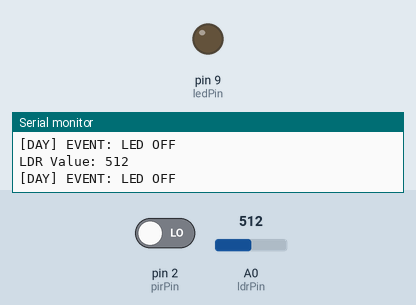
This sketch was run on a simulated Arduino Uno, built with avr-gcc and run on an emulated ATmega328P. Parts: output pins drawn as LEDs (lit = HIGH), the last lines printed to the serial monitor. The test bench sets the inputs (shaded band); at power-on: A0 (ldrPin) = 512, pin 2 (pirPin) LOW.

Above: at 1.3 s.
1.4 s: A0 (ldrPin) set to 493
At 1.8 s:
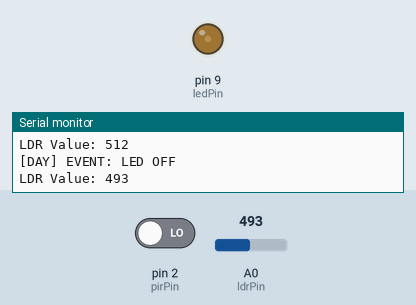
3.0 s: A0 (ldrPin) set to 510
At 4.2 s:
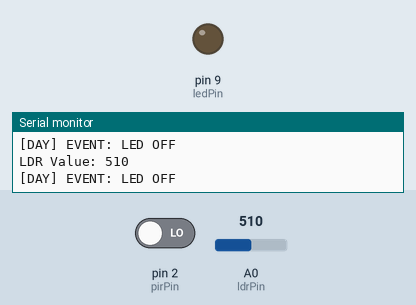
4.5 s: A0 (ldrPin) set to 490
At 5.4 s:
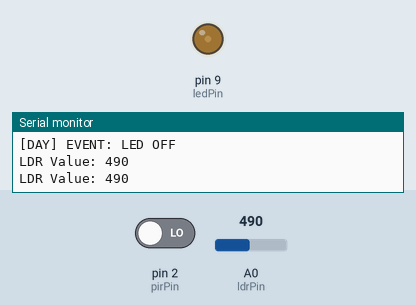
6.0 s: pin 2 (pirPin) driven HIGH
At 6.8 s:
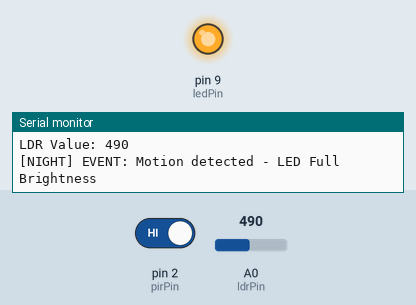
7.5 s: A0 (ldrPin) set to 511
At 8.3 s:
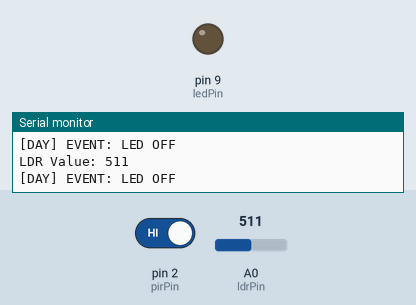
Timing chart, 0 to 10.0 s (numbered marks = the images above; inputs shaded):
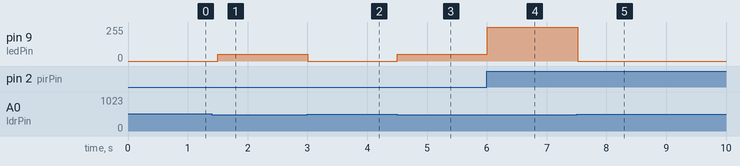

The sketch:

smart_street_light.ino
```cpp
const int ldrPin = A0;
const int pirPin = 2;
const int ledPin = 9;

const int threshold = 500;

unsigned long motionTime = 0;
bool motionDetected = false;

void setup() {
  pinMode(pirPin, INPUT);
  pinMode(ledPin, OUTPUT);

  Serial.begin(9600);
}

void loop() {

  int ldrValue = analogRead(ldrPin);

  Serial.print("LDR Value: ");
  Serial.println(ldrValue);


  if (ldrValue > threshold) {

    analogWrite(ledPin, 0);

    Serial.println("[DAY] EVENT: LED OFF");

    motionDetected = false;
  }


  else {


    if (digitalRead(pirPin) == HIGH) {

      analogWrite(ledPin, 255);

      motionTime = millis();

      motionDetected = true;

      Serial.println("[NIGHT] EVENT: Motion detected - LED Full Brightness");
    }


    if (motionDetected == true) {

      if (millis() - motionTime >= 30000) {

        analogWrite(ledPin, 51);

        Serial.println("[NIGHT] EVENT: No motion - LED Dimmed");

        motionDetected = false;
      }
    }

    else {

      analogWrite(ledPin, 51);
    }
  }

  delay(500);
}
```

Measured:
- the behaviour switches between 501 and 500 on A0 (ldrPin) (found by bisection; images 0 and 1)
- after the input at 1.4 s, pin 9 (ledPin): 0/255 → 51/255 after 0.10 s
- after the input at 3.0 s, pin 9 (ledPin): 51/255 → 0/255 at once
- after the input at 4.5 s, pin 9 (ledPin): 0/255 → 51/255 at once
- after the input at 6.0 s, pin 9 (ledPin): 51/255 → 255/255 at once
- after the input at 7.5 s, pin 9 (ledPin): 255/255 → 0/255 at once
